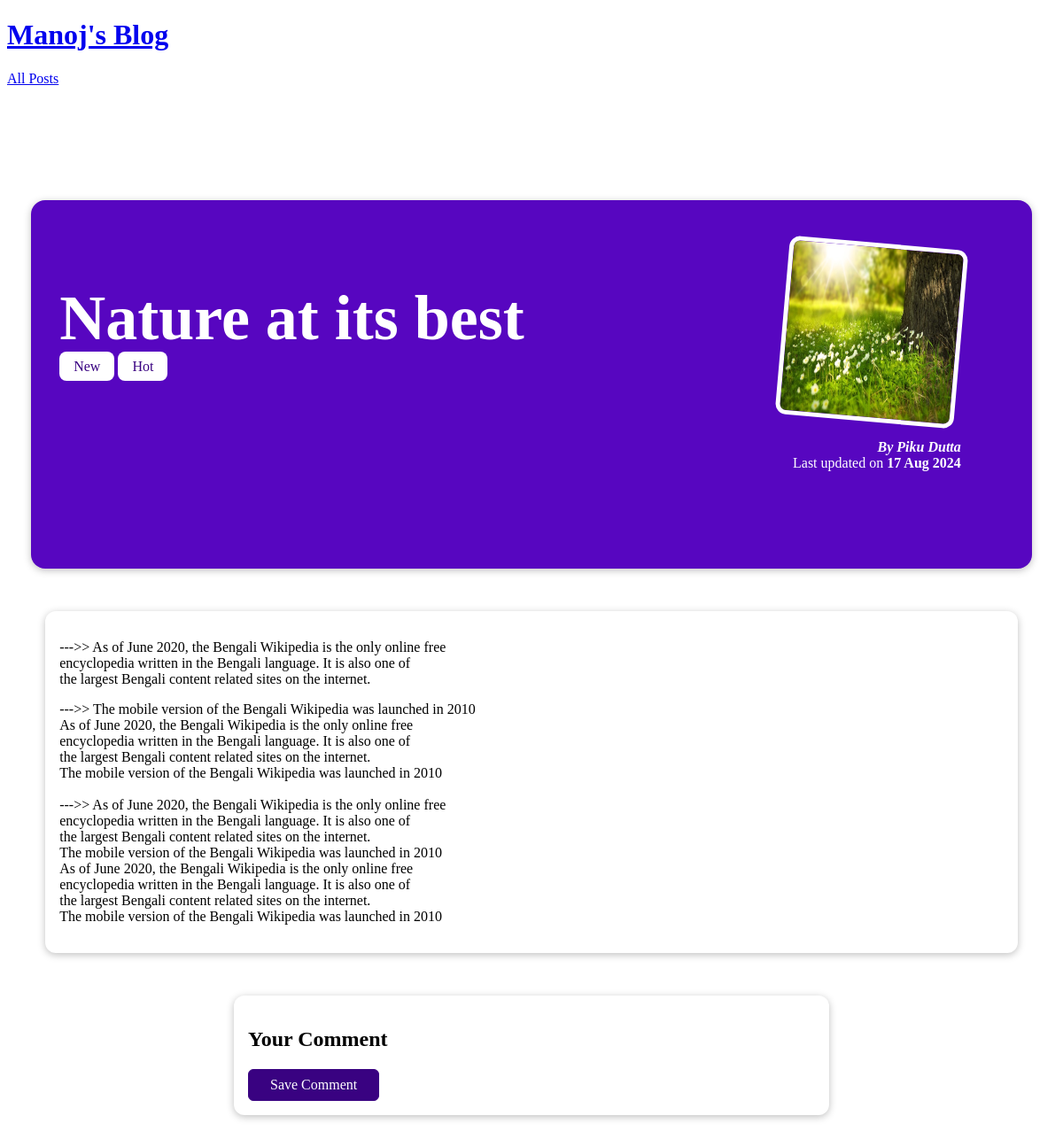
The page /posts/nature-at-its-best on the database its author committed.
### blog/models.py (models this page shows, shortened)
class Post(models.Model):
    title = models.CharField(max_length = 150)
    excerpt = models.CharField(max_length=200)
    image = models.ImageField(upload_to="posts", null = True)
    date = models.DateField(auto_now= True)
    slug = models.SlugField(unique=True, db_index=True)
    Content = models.TextField(validators=[MinLengthValidator(10)])
    author = models.ForeignKey(Author, on_delete=models.SET_NULL, null= True, related_name="posts")
    tags = models.ManyToManyField(Tag)

class Tag(models.Model):
    caption = models.CharField(max_length=20)

class Author(models.Model):
    first_name = models.CharField(max_length=100)
    last_name = models.CharField(max_length=100)
    email_address = models.EmailField()
    def full_name(self):
        return f"{self.first_name} {self.last_name}"
    def __str__(self):
        return self.full_name()

### blog/views.py (the view, shortened to what this page needs)
# urls.py: path("posts/<slug:slug>", views.SingePostView.as_view(), name= "post-detail-page") #/posts/my-first-post
class SingePostView(View):
    def get(self, request, slug):
        postt= Post.objects.get(slug = slug)
        context = {
            "post11": postt,
            "post_tags": postt.tags.all(),
            "comment_form": CommentForm()
        }
        return render(request, "blog/post-detail.html", context)

### blog/templates/blog/post-detail.html (shortened to what this page needs)
{% extends "base.html" %}
{% load static %}
{% block css_files%}
    <link rel = "stylesheet" href = "{% static "blog/post-detail.css" %}"/>
{% endblock %}
{% block content %}
    <section id = "summary">
        <h2> {{post11.title}} </h2>
        <div>
            {% for tag in post_tags %}
                <span class = "tag">{{ tag.caption }}</span>
            {% endfor %}
        </div>
        <article>
            <img src = "{{ post11.image.url }}" alt = "{{post11.title}}" />
            <address> By <a href = "mailto: {{post11.author.email_address}}"> {{post11.author}}</a> </address>
            <div>
                Last updated on <time> {{post11.date | date:"d M Y"}} </time>
            </div>
        </article>
    </section>
    <main>
        {{post11.Content | linebreaks}}
    </main>
    <section id = "comment-form">
        <h2> Your Comment </h2>
        <form action= "{% url "post-detail-page" post11.slug %}" method = "POST">
            <button>Save Comment</button>
        </form>
    </section>
{% endblock %}

### templates/base.html (shortened to what this page needs)
{% load static %}
<!DOCTYPE html>
<html lang="en">
  <head>
    <link rel ="stylesheet" href="{ static "app.css"}"/>
    {% block css_files %}{% endblock %}
  </head>
  <body>
    <header id = "main-navigation">
      <h1><a href= "{% url "starting-page" %}"> Manoj's Blog </a></h1>
      <nav>
        <a href = "{% url "posts-page"%}">All Posts</a>
      </nav>
    </header>
    {% block content %}
    {% endblock %}
  </body>
</html>

### blog/static/blog/post-detail.css (style rules this page uses)
#summary { margin: 8rem auto 3rem auto; padding: 2rem; width: 90%; max-width: 90rem; border-radius: 16px; background-color: #5706c0; position: relative; box-shadow: 0 2px 8px rgba(0, 0, 0, 0.25); height: 22rem; }
#summary h2 { color: white; font-size: 4.5rem; margin-bottom: 0.25rem; }
#summary article { position: absolute; top: 2rem; right: 3rem; padding: 1rem 2rem; border-radius: 12px; text-align: right; color: white; }
#summary article img { width: 12rem; height: 12rem; border-radius: 12px; transform: rotateZ(5deg); border: 5px solid white; margin-bottom: 1rem; }
#summary address { font-weight: bold; }
#summary a { color: white; text-decoration: none; }
#summary time { font-weight: bold; }
main { width: 90%; max-width: 90rem; margin: 3rem auto; background-color: white; padding: 1rem; border-radius: 12px; box-shadow: 0 2px 8px rgba(0, 0, 0, 0.25); }
.tag { background-color: white; color: #390281; padding: 0.5rem 1rem; border-radius: 8px; }
#comment-form { max-width: 40rem; width: 90%; margin: 3rem auto; border-radius: 12px; background-color: white; box-shadow: 0 2px 8px rgba(0, 0, 0, 0.25); padding: 1rem; }
#comment-form button { font: inherit; background-color: #390281; color: white; border: 1px solid #390281; padding: 0.5rem 1.5rem; border-radius: 6px; cursor: pointer; }

### rows shown on the page
Post: title "Nature at its best", image (picture), author "Piku Dutta", date "17 Aug 2024", Content "--->> As of June 2020, the Bengali Wikipedia is the only online free encyclopedia written in the Bengali language. It is also one of the largest Bengali content related sites on the internet. --->> The mobile version of the Bengali Wikipedia was launched in 2010 As of June 2020, the Bengali Wikipedia is the only online free encyclopedia written in the Bengali language. It is also one of the largest Bengali content related sites on the internet. The mobile version of the Bengali Wikipedia was launched in 2010 --->> As of June 2020, the Bengali Wikipedia is the only online free encyclopedia written in the Bengali language. It is also one of the largest Bengali content related sites on the…"
Tag: caption "New"
Tag: caption "Hot"
